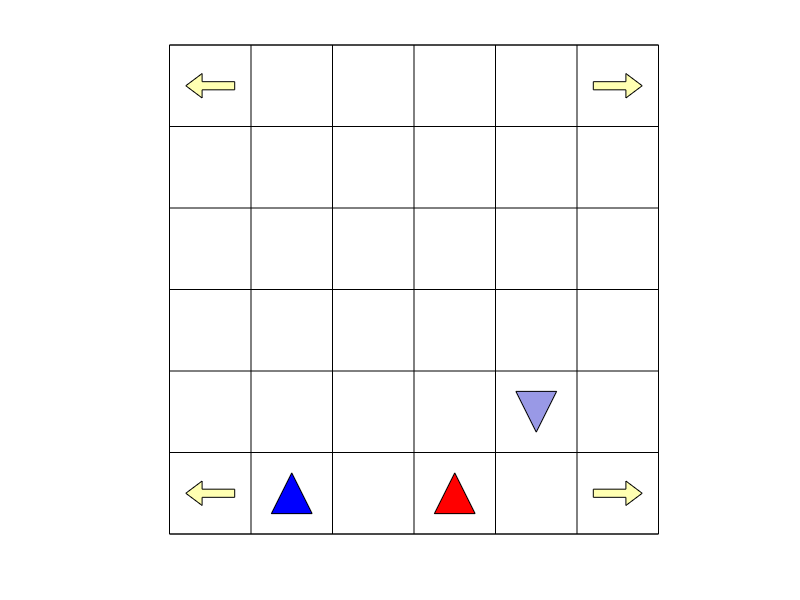

The MATLAB source for this figure:
clear all;

draw = true;

victoryType = zeros(1,6);

for trial = 1:1

    % Define initial board state
    board = zeros(6);
    turn = 0;
    playing = true;
    
    % Place ghosts
    board(1:2, 2:5) = reshape(randperm(8) > 4, 2, 4)+3;
    board(5:6, 2:5) = reshape(randperm(8) > 4, 2, 4)+1;
    
    if draw
    
        % Create figure
        figHandle = figure;

        % Create axes
        axesHandle = axes;
        set(axesHandle, 'box', 'on');
        set(axesHandle, 'xtick', []);
        set(axesHandle, 'ytick', []);
        axis([0 6 0 6]);
        axis square;
        axis ij;

    end

    while playing

        if draw

            % Clear board
            cla;

            % Draw grid
            for i = 0:6
                line([i i], [0 6], 'color', 'k');
                line([0 6], [i i], 'color', 'k');
            end

            % Draw escape arrows
            patch([0.2 0.4 0.4 0.8 0.8 0.4 0.4], [0.5 0.35 0.45 0.45 0.55 0.55 0.65], [1 1 0.7]);
            patch([0.2 0.4 0.4 0.8 0.8 0.4 0.4], [5.5 5.35 5.45 5.45 5.55 5.55 5.65], [1 1 0.7]);
            patch([5.8 5.6 5.6 5.2 5.2 5.6 5.6], [0.5 0.35 0.45 0.45 0.55 0.55 0.65], [1 1 0.7]);
            patch([5.8 5.6 5.6 5.2 5.2 5.6 5.6], [5.5 5.35 5.45 5.45 5.55 5.55 5.65], [1 1 0.7]);

            % Draw ghosts
            for i = 1:6
                for j = 1:6
                    if board(i,j) == 1
                        % Self good
                        patch([j-0.75 j-0.5 j-0.25], [i-0.25 i-0.75 i-0.25], [0 0 1]);
                    elseif board(i,j) == 2
                        % Self evil
                        patch([j-0.75 j-0.5 j-0.25], [i-0.25 i-0.75 i-0.25], [1 0 0]);
                    elseif board(i,j) == 3
                        % Opponent good
                        patch([j-0.75 j-0.5 j-0.25], [i-0.75 i-0.25 i-0.75], [0.6 0.6 0.9]);
                    elseif board(i,j) == 4
                        % Opponent evil
                        patch([j-0.75 j-0.5 j-0.25], [i-0.75 i-0.25 i-0.75], [0.9 0.6 0.6]);
                    end
                end
            end
            drawnow;
        end

        % Check for victory
        if isempty(find(board==1, 1))
            disp('No more self good ghosts. Opponent wins.');
            playing = false;
            victoryType(1) = victoryType(1)+1;
        elseif isempty(find(board==2, 1))
            disp('No more self evil ghosts. You win!');
            playing = false;
            victoryType(2) = victoryType(2)+1;
        elseif isempty(find(board==3, 1))
            disp('No more opponent good ghosts. You win!');
            playing = false;
            victoryType(3) = victoryType(3)+1;
        elseif isempty(find(board==4, 1))
            disp('No more opponent evil ghosts. Opponent wins.');
            playing = false;
            victoryType(4) = victoryType(4)+1;
        end

        if ~playing
            break;
        end

        pause(1);

        %% Make random move
        if mod(turn,2) == 0
            inds = find(board==1 | board==2);
        else
            inds = find(board==3 | board==4);
        end
        valid = false;
        while ~valid
            % stuff go here 
            
            % get ind, and dir 
            ind = inds(randi(length(inds)));
            [row, col] = ind2sub(size(board), ind);
            dir = randi(4);
            if dir == 1
                % Move up      
                if row > 1
                    if (mod(turn,2) == 0 && board(row-1, col) ~= 1 && board(row-1, col) ~= 2) || ...
                       (mod(turn,2) == 1 && board(row-1, col) ~= 3 && board(row-1, col) ~= 4)  
                        board(row-1, col) = board(ind);
                        board(ind) = 0;
                        valid = true;
                    end
                elseif row == 1 && (col == 1 || col == 6) && board(ind) == 1
                    disp('Self good ghost moved off the board. You win!');
                    playing = false;
                    valid = true;
                    victoryType(5) = victoryType(5)+1;
                end
            elseif dir == 2
                % Move down      
                if row < 6
                    if (mod(turn,2) == 0 && board(row+1, col) ~= 1 && board(row+1, col) ~= 2) || ...
                       (mod(turn,2) == 1 && board(row+1, col) ~= 3 && board(row+1, col) ~= 4)  
                        board(row+1, col) = board(ind);
                        board(ind) = 0;
                        valid = true;
                    end
                elseif row == 6 && (col == 1 || col == 6) && board(ind) == 3
                    disp('Opponent good ghost moved off the board. Opponent wins.');
                    playing = false;
                    valid = true;
                    victoryType(6) = victoryType(6)+1;
                end
            elseif dir == 3
                % Move left      
                if col > 1
                    if (mod(turn,2) == 0 && board(row, col-1) ~= 1 && board(row, col-1) ~= 2) || ...
                       (mod(turn,2) == 1 && board(row, col-1) ~= 3 && board(row, col-1) ~= 4)  
                        board(row, col-1) = board(ind);
                        board(ind) = 0;
                        valid = true;
                    end
                elseif row == 1 && col == 1 && board(ind) == 1
                    disp('Self good ghost moved off the board. You win!');
                    playing = false;
                    valid = true;
                    victoryType(5) = victoryType(5)+1;
                elseif row == 6 && col == 1 && board(ind) == 3
                    disp('Opponent good ghost moved off the board. Opponent wins.');
                    playing = false;
                    valid = true;
                    victoryType(6) = victoryType(6)+1;
                end 
             elseif dir == 4
                % Move right     
                if col < 6
                    if (mod(turn,2) == 0 && board(row, col+1) ~= 1 && board(row, col+1) ~= 2) || ...
                       (mod(turn,2) == 1 && board(row, col+1) ~= 3 && board(row, col+1) ~= 4)  
                        board(row, col+1) = board(ind);
                        board(ind) = 0;
                        valid = true;
                    end
                elseif row == 1 && col == 6 && board(ind) == 1
                    disp('Self good ghost moved off the board. You win!');
                    playing = false;
                    valid = true;
                    victoryType(5) = victoryType(5)+1;
                elseif row == 6 && col == 6 && board(ind) == 3
                    disp('Opponent good ghost moved off the board. Opponent wins.');
                    playing = false;
                    valid = true;
                    victoryType(6) = victoryType(6)+1;
                end
            end
        end

        turn = turn + 1;
    end
    %% 
    if draw
%         close(figHandle);
    end
    
    disp(' ');
    disp('Victory Types');
    disp('---------------------------');
    disp(['No more self good ghosts. Opponent wins.                : ' num2str(victoryType(1)/sum(victoryType)*100,'%.1f') '% ' num2str(victoryType(1))]);
    disp(['No more self evil ghosts. You win!                      : ' num2str(victoryType(2)/sum(victoryType)*100,'%.1f') '% ' num2str(victoryType(2))]);
    disp(['No more opponent good ghosts. You win!                  : ' num2str(victoryType(3)/sum(victoryType)*100,'%.1f') '% ' num2str(victoryType(3))]);
    disp(['No more opponent evil ghosts. Opponent wins.            : ' num2str(victoryType(4)/sum(victoryType)*100,'%.1f') '% ' num2str(victoryType(4))]);
    disp(['Self good ghost moved off the board. You win!           : ' num2str(victoryType(5)/sum(victoryType)*100,'%.1f') '% ' num2str(victoryType(5))]);
    disp(['Opponent good ghost moved off the board. Opponent wins. : ' num2str(victoryType(6)/sum(victoryType)*100,'%.1f') '% ' num2str(victoryType(6))]);
    disp(' ');
    disp(' ');
    
end